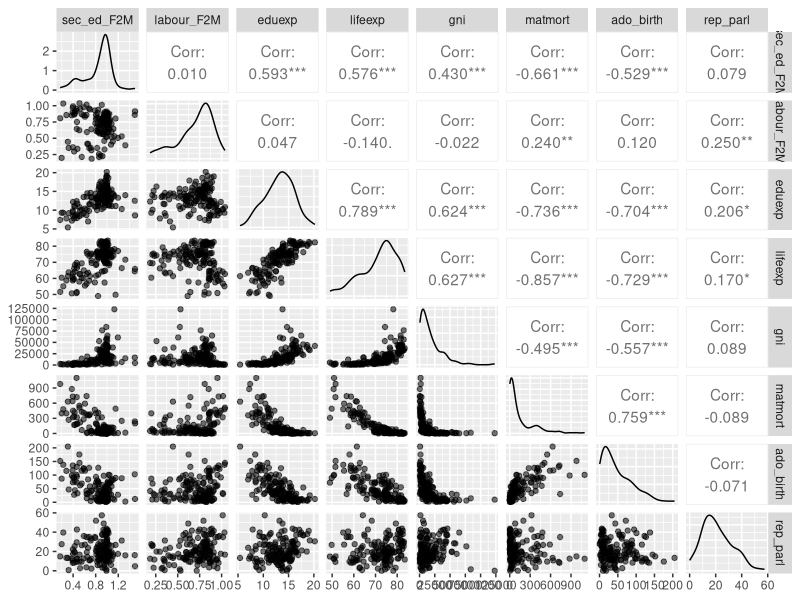
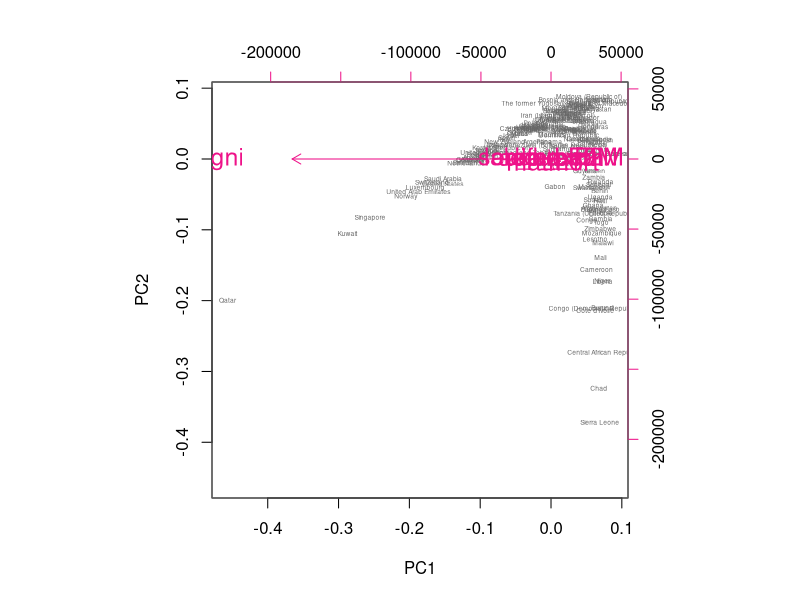
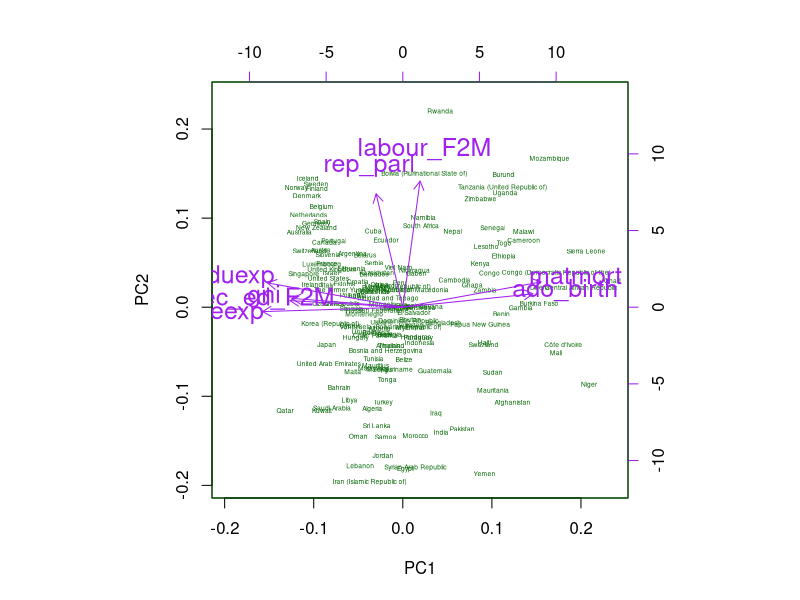

Reproduce these figures in R, in order.
## ---- chunk 1
human <- read.csv(file = "./data/human.csv", row.names = 1)
str(human)
dim(human)
## ---- chunk 2
library(GGally)
library(ggplot2)
p <- ggpairs(human, mapping = aes(alpha = 0.3), lower = list(combo = wrap("facethist", bins = 20)))
p
summary(human)
## ---- chunk 3
pca_human <- prcomp(human)
pca_human
summary(pca_human)
biplot(pca_human, choices = 1:2, cex = c(0.4, 1.5), col = c("grey40", "deeppink2"))
## ---- chunk 4
human_std <- scale(human)
summary(human_std)
pca_human_std <- prcomp(human_std)
pca_human_std
summary(pca_human_std)
biplot(pca_human_std, choices = 1:2, cex = c(0.4, 1.5), col = c("darkgreen", "purple"))
